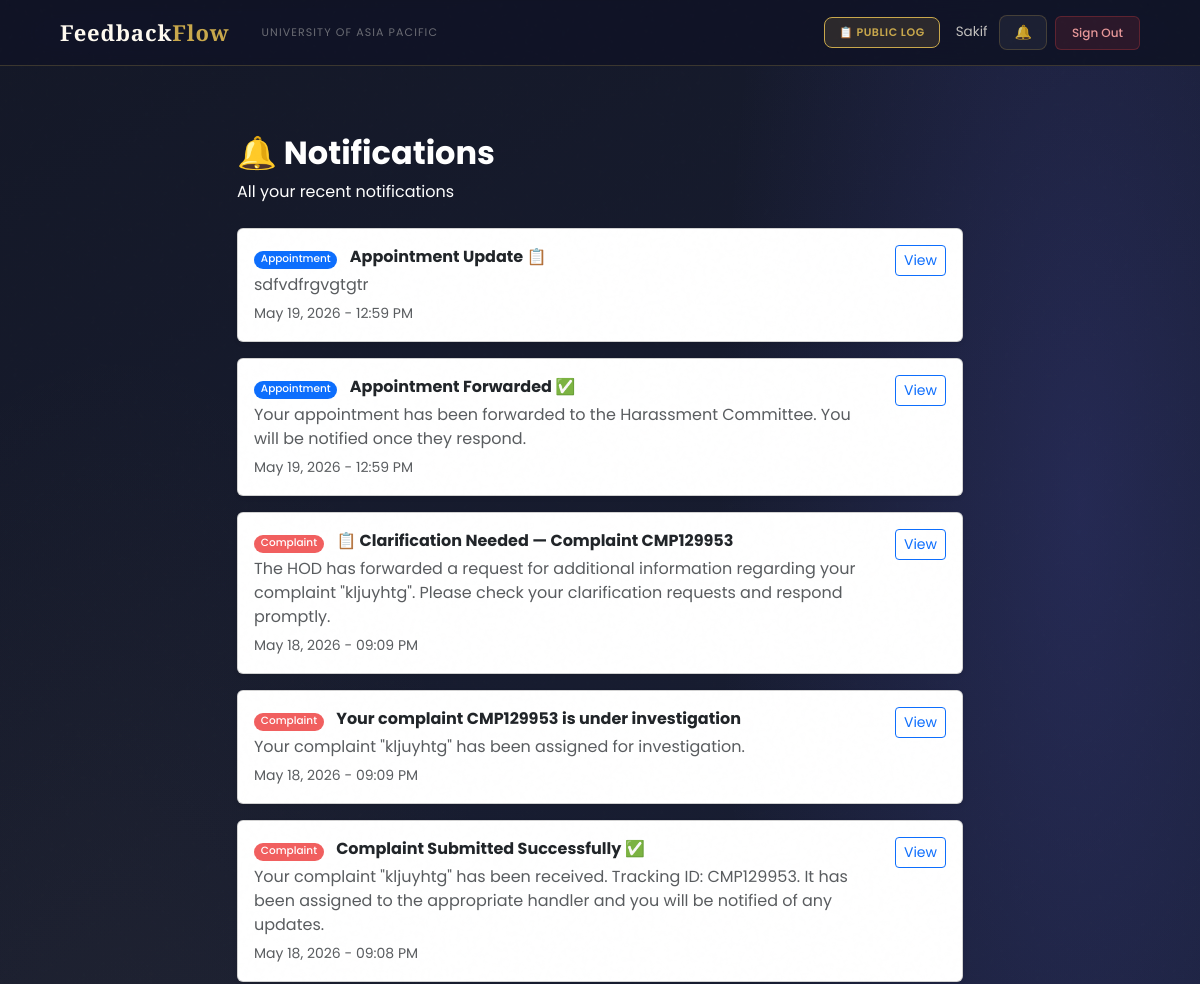
/notifications/ (signed in, upper part), run on an earlier commit of the app's database.
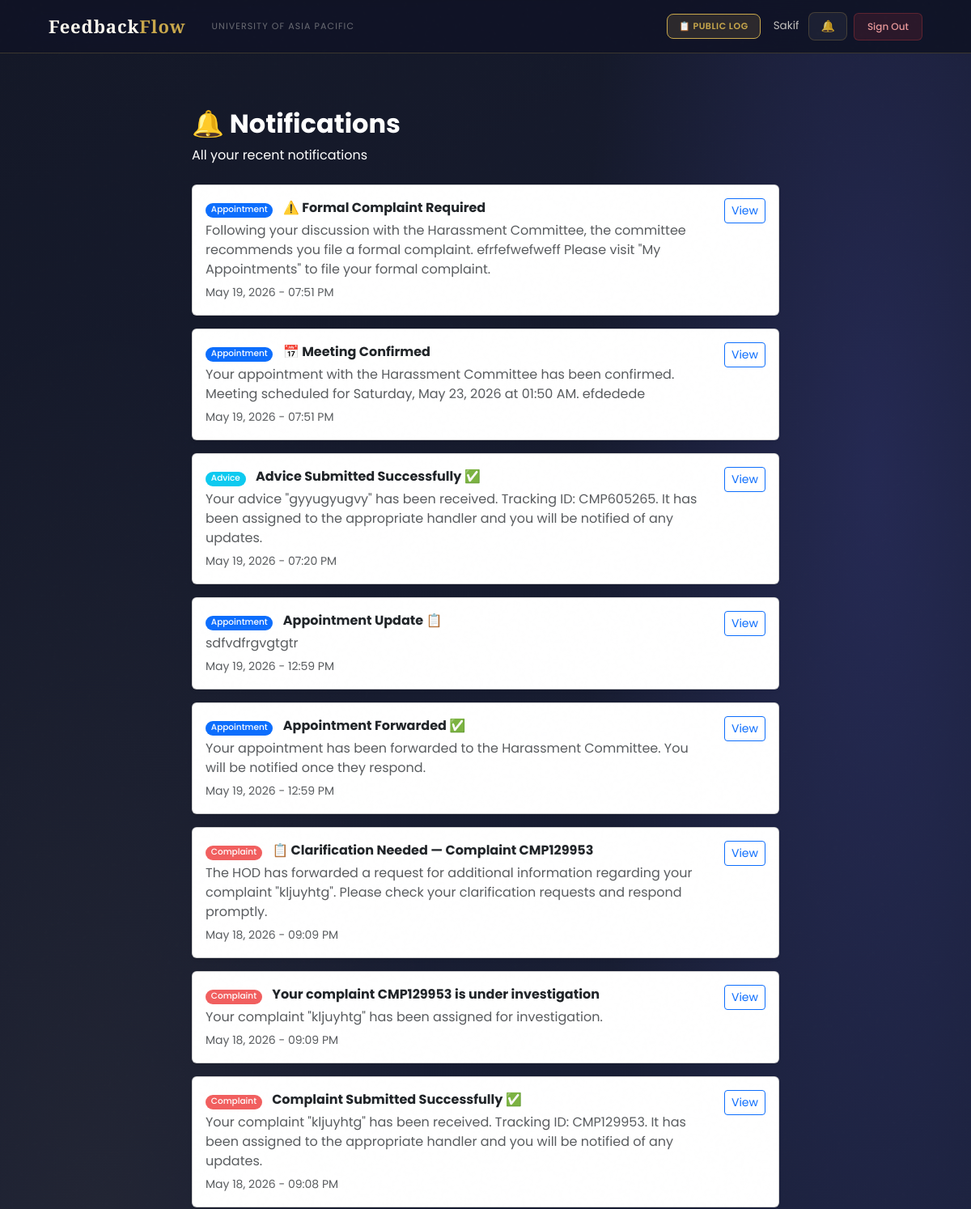
And on a later commit of the database.
### users/models.py (models this page shows, shortened)
class Notification(models.Model):
    NOTIFICATION_TYPES = [
        ('complaint',    'Complaint'),
        ('appointment',  'Appointment'),
        ('update',       'Complaint Update'),
        ('feedback',     'Feedback'),
        ('announcement', 'Announcement'),
    ]
    recipient         = models.ForeignKey('User', on_delete=models.CASCADE, related_name='notifications')
    title             = models.CharField(max_length=200)
    message           = models.TextField()
    notification_type = models.CharField(max_length=20, choices=NOTIFICATION_TYPES)
    link              = models.CharField(max_length=200, blank=True, null=True)
    is_read           = models.BooleanField(default=False)
    created_at        = models.DateTimeField(auto_now_add=True)
    class Meta:
        ordering = ['-created_at']

### users/views.py (the view)
# urls.py: path('notifications/',                            views.notifications_view,     name='notifications'),
@login_required
def notifications_view(request):
    notifications = Notification.objects.filter(
        recipient=request.user
    ).order_by('-created_at')
    notifications.filter(is_read=False).update(is_read=True)
    return render(request, 'users/notifications.html', {
        'notifications': notifications,
        'page_title':    'Notifications',
    })

### users/context_processors.py (called while the page is built)
def notifications_count(request):
    if request.user.is_authenticated:
        from users.models import Notification, Announcement
        count = Notification.objects.filter(
            recipient=request.user,
            is_read=False
        ).count()
        active_announcements = []
        for ann in Announcement.objects.filter(is_active=True).order_by('-created_at')[:10]:
            if ann.is_visible_to(request.user):
                active_announcements.append(ann)
            if len(active_announcements) >= 3:
                break
        return {
            'unread_notifications_count': count,
            'active_announcements': active_announcements,
        }
    return {'unread_notifications_count': 0, 'active_announcements': []}

### users/models.py (called while the page is built)
    def get_short_name(self):
        return self.full_name.split()[0] if self.full_name else self.email

### users/templates/users/notifications.html (shortened to what this page needs)
{% extends 'users/base.html' %}
{% block content %}
<div class="container py-5" style="max-width: 750px;">
    <div class="mb-4">
        <h2 class="fw-bold" style="color:#ffffff;">🔔 Notifications</h2>
        <p class="text-white">All your recent notifications</p>
    </div>
    {% if notifications %}
        {% for notif in notifications %}
        <div class="card mb-3 shadow-sm {% if not notif.is_read %}border-primary{% endif %}">
            <div class="card-body d-flex justify-content-between align-items-start">
                <div>
                    {% if notif.notification_type == 'complaint' %}
                        {% if 'Advice' in notif.title %}
                            <span class="badge bg-info me-2">Advice</span>
                        {% elif 'Opinion' in notif.title %}
                            <span class="badge bg-secondary me-2">Opinion</span>
                        {% elif 'Issue' in notif.title %}
                            <span class="badge bg-warning text-dark me-2">Issue</span>
                        {% else %}
                            <span class="badge bg-danger me-2">Complaint</span>
                        {% endif %}
                    {% elif notif.notification_type == 'appointment' %}
                        <span class="badge bg-primary me-2">Appointment</span>
                    {% else %}
                        <span class="badge bg-success me-2">Update</span>
                    {% endif %}
                    <strong>{{ notif.title }}</strong>
                    <p class="text-muted mb-1 mt-1">{{ notif.message }}</p>
                    <small class="text-muted">{{ notif.created_at|date:"M d, Y - h:i A" }}</small>
                </div>
                {% if notif.link %}
                <a href="{% url 'mark_notification_read' notif.id %}" class="btn btn-sm btn-outline-primary ms-3">
                    View
                </a>
                {% endif %}
            </div>
        </div>
        {% endfor %}
    {% else %}
        <div class="text-center py-5">
            <p style="font-size: 60px;">🔔</p>
            <h5 class="text-muted">No notifications yet</h5>
            <p class="text-muted">You will be notified when something happens.</p>
        </div>
    {% endif %}
</div>
{% endblock %}

What changed in the data, as far as the page shows it:
added Notification: notification_type "Appointment", title "⚠️ Formal Complaint Required", message "Following your discussion with the Harassment Committee, the committee recommends you file a formal complaint. efrfefwefweff Please visit \"My Appointments\" to file your formal complaint.", created_at "May 19, 2026 - 07:51 PM", link "View"
added Notification: notification_type "Appointment", title "📅 Meeting Confirmed", message "Your appointment with the Harassment Committee has been confirmed. Meeting scheduled for Saturday, May 23, 2026 at 01:50 AM. efdedede", created_at "May 19, 2026 - 07:51 PM", link "View"
added Notification: notification_type "Advice", title "Advice Submitted Successfully ✅", message "Your advice \"gyyugyugvy\" has been received. Tracking ID: CMP605265. It has been assigned to the appropriate handler and you will be notified of any updates.", created_at "May 19, 2026 - 07:20 PM", shows "View"
